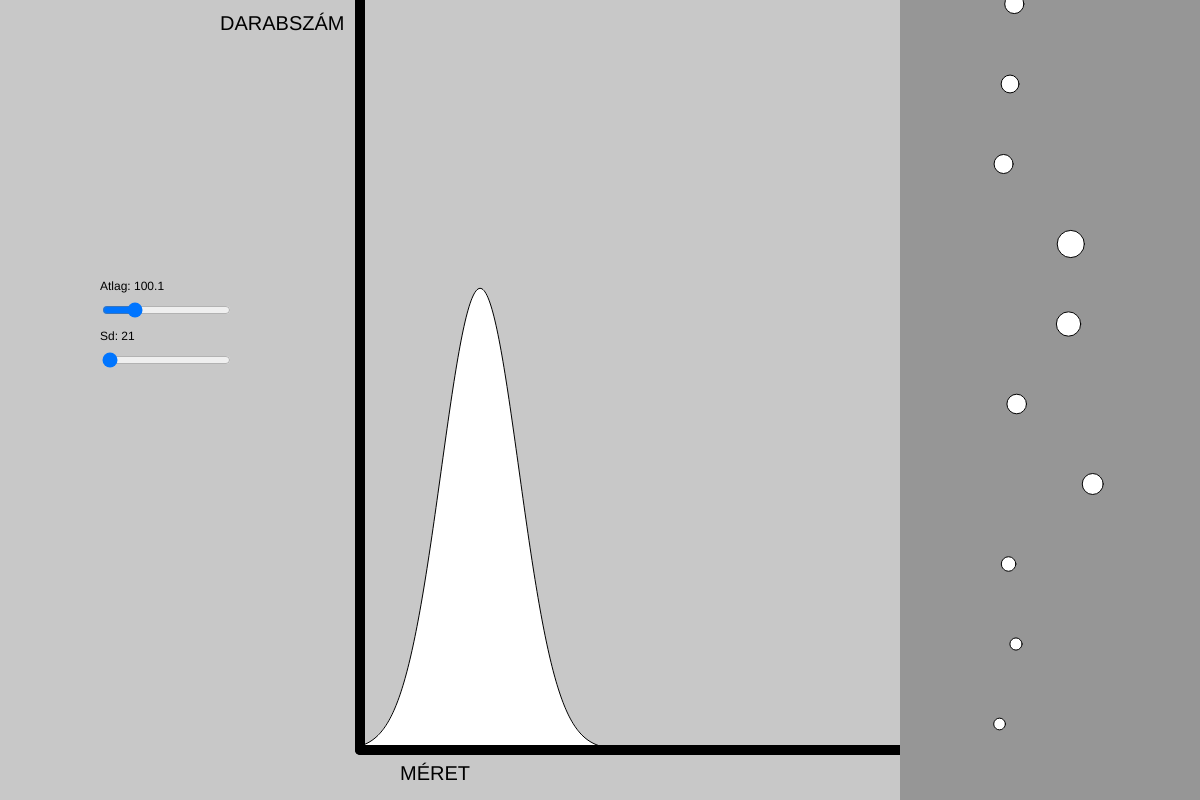
Frame 1 (no input)
Frame 60 (no input): identical to frame 1, image omitted
Frame 120 (the mouse pressed at the canvas centre since frame 60): identical to frame 1, image omitted

The p5.js sketch that drew this single still picture (run headless with seeded random() and noise() and a simulated clock; from frame 60 on, the mouse is pressed at the canvas centre):

// p5.js sketch
// ── sketch.js
let mean=100.5;
let sd=20.5;
let imagesNumber=10;

let sdSlider;
let meanSlider;
let offset=50;
let backGroundColor=[200]
let calculatedSizes=[];
let randomPositions=[];
let randomHeights=[];

let img;


function setup() {
  createCanvas(1200, 800);
  meanSlider = createSlider(0.1, 450, mean);
  sdSlider = createSlider(20, 250, sd);
  meanSlider.position(100,300)
  sdSlider.position(100,350)
  for(let i=0;i<imagesNumber;i++){
    randomPositions.push(random(100,220))
    randomHeights.push(random(50,700))
  }
}




function draw() {
  background(backGroundColor)

  if(mean!==meanSlider.value()||sd!==sdSlider.value()){
    mean=meanSlider.value();
    sd=sdSlider.value();
    calculateImageSizes(mean,sd);
  }
  drawGaussian(mean,sd)
  push()
  noStroke()
  fill(backGroundColor)
  rect(0,0,360,height)
  pop()
  text("Atlag: "+mean,100,290)
  text("Sd: "+sd,100,340)

  push()
  strokeWeight(10)
  line(360,height-offset,360,0)
  line(360,height-offset,width,height-offset)
  textSize(20)
  text("MÉRET",400,height-20)
  text("DARABSZÁM",220,30)
  pop()

  push()
  noStroke()
  fill(150)
  rect(width-300,0,width,height)
  pop()

  for(let i=0;i<imagesNumber;i++){
    //image(img, width-randomPositions[i], (i*height+40)/imagesNumber, calculatedSizes[i], calculatedSizes[i]);
    ellipse(width-randomPositions[i],(i*height+40)/imagesNumber,calculatedSizes[i])
  }

}

function normalDistributionForAPoint(pnt, mean, sd) {
  return (1 / sqrt(TWO_PI * sd)) * exp(-sq(pnt - mean) / (2 * sd));
}

function drawGaussian( mean, variance) {
  beginShape();
  for(let i = 0; i < width; i++) {
    let x = map(i, 0, width, -5, 5);
    let y = normalDistributionForAPoint(x, (mean/100)-2, variance/200)/2;
    let screenx = map(x, -5, 5, 0, width);
    let screeny = map(y, 0, 1, height-offset, 0);
    vertex(screenx, screeny);
  }
  endShape();
}

function calculateImageSizes(mean,sd){
  calculatedSizes=[];
  for(let i=0;i<imagesNumber;i++){
    calculatedSizes.push(randomGaussian(mean/5,sd/5))
  }
}
